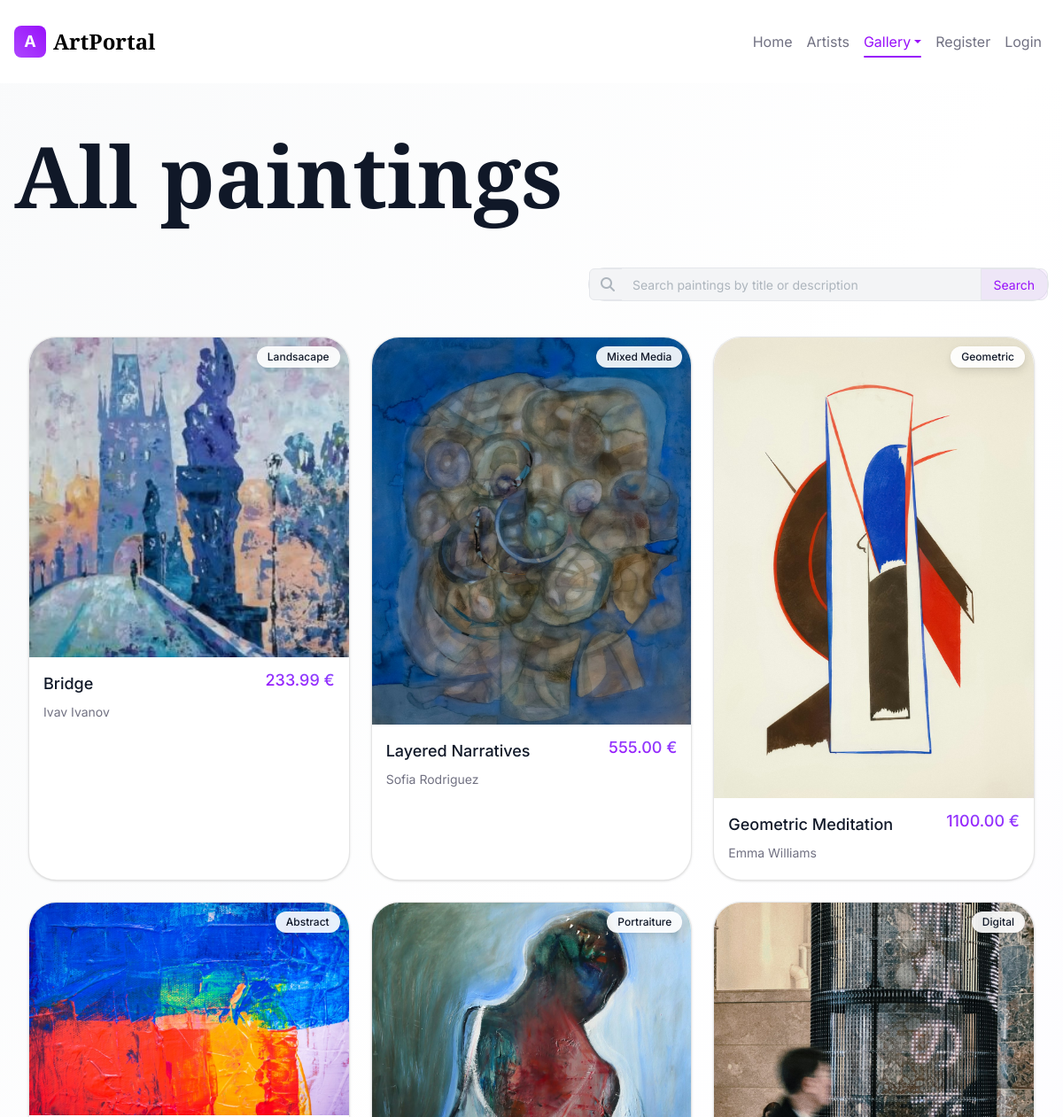
/all (upper part), run on an earlier commit of the app's database.
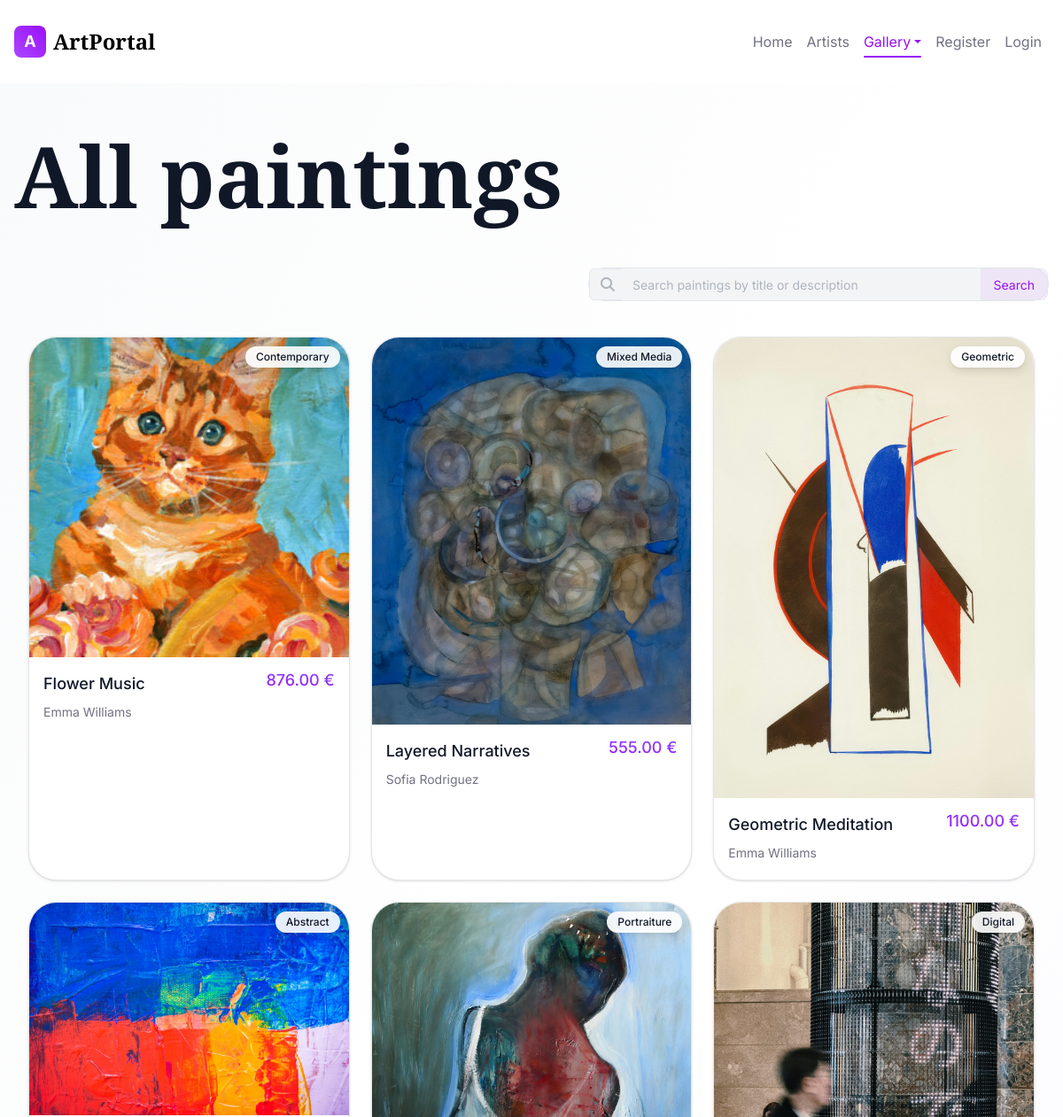
And on a later commit of the database.
### tables this page shows
CREATE TABLE `paintings` (
  `id` int(11) NOT NULL,
  `title` varchar(255) NOT NULL,
  `description` text NOT NULL,
  `image` varchar(255) NOT NULL,
  `file_hash` char(32) DEFAULT NULL COMMENT 'MD5 hash of uploaded image file',
  `year_created` year(4) NOT NULL,
  `category_id` int(11) NOT NULL,
  `artist_id` int(11) NOT NULL,
  `medium` varchar(255) NOT NULL,
  `dimensions` varchar(100) NOT NULL,
  `price` decimal(10,2) NOT NULL,
  `created_at` datetime NOT NULL DEFAULT current_timestamp(),
  `updated_at` datetime NOT NULL DEFAULT current_timestamp()
);

CREATE TABLE `categories` (
  `id` int(11) NOT NULL,
  `name` varchar(50) NOT NULL
);

CREATE TABLE `artists` (
  `id` int(11) NOT NULL,
  `name` varchar(255) NOT NULL,
  `location` varchar(100) NOT NULL,
  `birth_date` date DEFAULT NULL,
  `bio` text DEFAULT NULL,
  `picture` varchar(255) DEFAULT NULL,
  `status` enum('pending','approved','rejected','') NOT NULL DEFAULT 'pending',
  `created_at` datetime NOT NULL DEFAULT current_timestamp(),
  `user_id` int(11) NOT NULL,
  `updated_at` datetime NOT NULL DEFAULT current_timestamp()
);

### controllers/Controller.php (called while the page is built, shortened)
<?php
class Controller {
    public static function AllPaintings() {
        $perPage = 6;
        $currentPage = isset($_GET['page']) ? max(1, (int)$_GET['page']) : 1;
        $search = trim((string)($_GET['search'] ?? ''));
        $offset = ($currentPage - 1) * $perPage;
        $arr = Paintings::getSearchPaintingsPaginated($search, $perPage, $offset);
        include_once 'views/partials/paintings.php';
        include_once 'views/allpaintings.php';
    }
}

### index.php (called while the page is built, shortened)
<?php
include_once 'config/Database.php';
require 'models/Categories.php';
require 'models/Paintings.php';
include_once 'controllers/Controller.php';
include_once 'routes/routing.php';
?>

### config/Database.php (called while the page is built, shortened)
<?php
class Database {
    private $conn;
    private $host;
    private $user;
    private $password;
    private $baseName;
    function __construct() {
        $this->host = $_ENV['DB_HOST'] ?? 'localhost';
        $this->user = $_ENV['DB_USER'] ?? 'root';
        $this->password = $_ENV['DB_PASSWORD'] ?? '';
        $this->baseName = $_ENV['DB_NAME'] ?? 'art_portal';
    }
    function connect() {
        if (!$this->conn) {
            try {
                $this->conn = new PDO('mysql:host='.$this->host.';dbname='.$this->baseName.';charset=utf8mb4',
                $this->user,
                $this->password,
                );
                $this->conn->setAttribute(PDO::ATTR_ERRMODE, PDO::ERRMODE_EXCEPTION);
            }
            catch (PDOException $e) {
                error_log('Database connection error: ' . $e->getMessage());
                throw new Exception('Database connection error');
            }
        }
        return $this->conn;
    }
    function disconnect() {
        if ($this->conn) {
            $this->conn = null;
        }
    }
    function getAll($query, $params = []) {
        try {
            $stmt = $this->conn->prepare($query);
        $stmt->execute($params);
        $stmt->setFetchMode(PDO::FETCH_ASSOC);
        $response = $stmt->fetchAll();
        return $response;
        } catch (PDOException $e) {
            error_log('Database query error: ' . $e->getMessage());
            throw new Exception('Database operation failed');
        }
    }
}

### models/Paintings.php (called while the page is built, shortened)
<?php
class Paintings{
    public static function getAllPaintingsPaginated($limit, $offset) {
       $limit = (int)$limit;
       $offset = (int)$offset;
       $query = "
            SELECT
                paintings.*,
                artists.name AS artist_name,
                categories.name AS category
            FROM paintings
            JOIN artists ON paintings.artist_id = artists.id
            JOIN categories ON paintings.category_id = categories.id
            WHERE artists.status = 'approved'
            ORDER BY paintings.id DESC
            LIMIT " . $limit . " OFFSET " . $offset . "
       ";
       $db = new Database();
       return $db->getAll($query);
    }
    public static function getSearchPaintingsCount($search) {
        $search = trim((string)$search);
        $db = new Database();
        if ($search === '') {
            $row = $db->getOne("SELECT COUNT(*) AS total FROM paintings JOIN artists ON paintings.artist_id = artists.id WHERE artists.status = 'approved'");
            return (int)($row['total'] ?? 0);
        }
        $query = "SELECT COUNT(*) AS total
                  FROM paintings
                  JOIN artists ON paintings.artist_id = artists.id
                  WHERE artists.status = 'approved'
                    AND (
                        paintings.title LIKE ?
                        OR paintings.description LIKE ?
                    )";
        $like = '%' . $search . '%';
        $row = $db->getOne($query, [$like, $like]);
        return (int)($row['total'] ?? 0);
    }
    public static function getSearchPaintingsPaginated($search, $limit, $offset) {
        $search = trim((string)$search);
        $limit = (int)$limit;
        $offset = (int)$offset;
        if ($search === '') {
            return self::getAllPaintingsPaginated($limit, $offset);
        }
        $query = "SELECT paintings.*,
                         artists.name AS artist_name,
                         categories.name AS category
                  FROM paintings
                  JOIN artists ON paintings.artist_id = artists.id
                  JOIN categories ON paintings.category_id = categories.id
                  WHERE artists.status = 'approved'
                    AND (
                        paintings.title LIKE ?
                        OR paintings.description LIKE ?
                    )
                  ORDER BY paintings.id DESC
                  LIMIT " . $limit . " OFFSET " . $offset;
        $db = new Database();
        $like = '%' . $search . '%';
        return $db->getAll($query, [$like, $like]);
    }
}
?>

### views/partials/paintings.php (the view, shortened to what the rows shown need)
<?php
class ViewPaintings{
    public static function PaintingsGrid($arr, $imagesOnly = false, $asymmetric = true) {
        echo '<div class="container my-4">';
        $gridClass = $asymmetric ? 'row g-4 paintings-grid paintings-grid--asymmetric' : 'row g-4 paintings-grid paintings-grid--regular';
        echo '<div class="' . $gridClass . '">';
        foreach($arr as $index => $value) {
            $itemClasses = $asymmetric ? 'paintings-grid-item' : 'col-sm-6 col-md-4 col-lg-4';
            echo '<div class="' . $itemClasses . '">';
                $linkClass = 'd-block h-100 text-reset';
                $cardClass = $asymmetric ? 'card rounded-5 overflow-hidden' : 'card h-100 rounded-5 overflow-hidden';
                echo '<a href="paintings?id=' . $value['id'] . '" class="' . $linkClass . '">';
                    echo '<div class="' . $cardClass . '">';
                        echo '<div class="card-img-wrapper position-relative">';
                            echo '<img src="images/paintings/' . htmlspecialchars($value['image'] ?? '', ENT_QUOTES, 'UTF-8') . '" class="card-img-top" alt="' . htmlspecialchars($value['title'], ENT_QUOTES, 'UTF-8') . '" onerror="this.onerror=null;this.src=\'images/test.jpg\';">';
                            if (!$imagesOnly) {
                                echo '<span class="category-badge">' . htmlspecialchars($value['category'] ?? 'Unknown', ENT_QUOTES, 'UTF-8') . '</span>';
                            }
                        echo '</div>';
                        if (!$imagesOnly) {
                            echo '<div class="card-body">';
                            echo '<div class="painting-meta d-flex justify-content-between align-items-start gap-2 mb-2">';
                                echo '<h3 class="card-title painting-title mb-0">' . htmlspecialchars($value['title'], ENT_QUOTES, 'UTF-8') . '</h3>';
                                echo '<p class="card-text painting-price text-nowrap mb-0">' . htmlspecialchars($value['price'] ?? 'Unknown', ENT_QUOTES, 'UTF-8') . ' €</p>';
                            echo '</div>';
                                echo '<p class="card-text mb-1">' . htmlspecialchars($value['artist_name'] ?? 'Unknown', ENT_QUOTES, 'UTF-8') . '</p>';
                            echo '</div>';
                        }
                    echo '</div>';
                echo '</a>';
            echo '</div>';
        }
        echo '</div>';
        echo '</div>';
    }
}
?>

What changed in the data, as far as the page shows it:
no longer on this page (row unchanged): paintings: image (picture), category.name "Landsacape", title "Bridge", price "233.99", artist.name "Ivav Ivanov"
added paintings: shows a picture, category.name "Contemporary", title "Flower Music", price "876.00", artist.name "Emma Williams"
